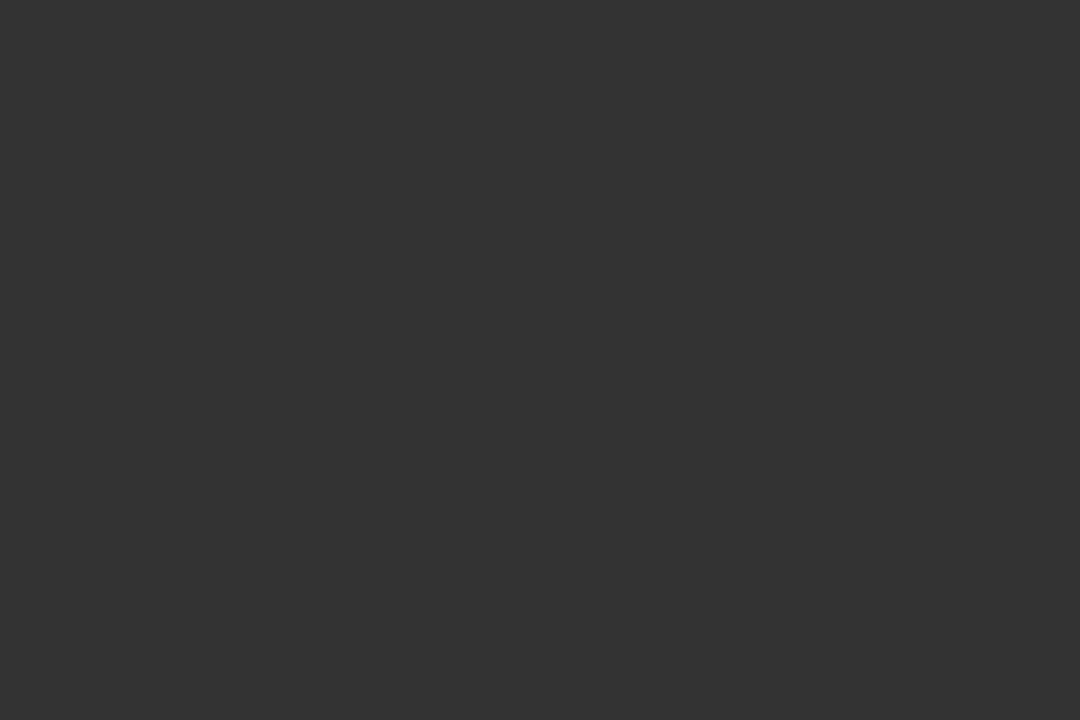
Frame 1 (no input)
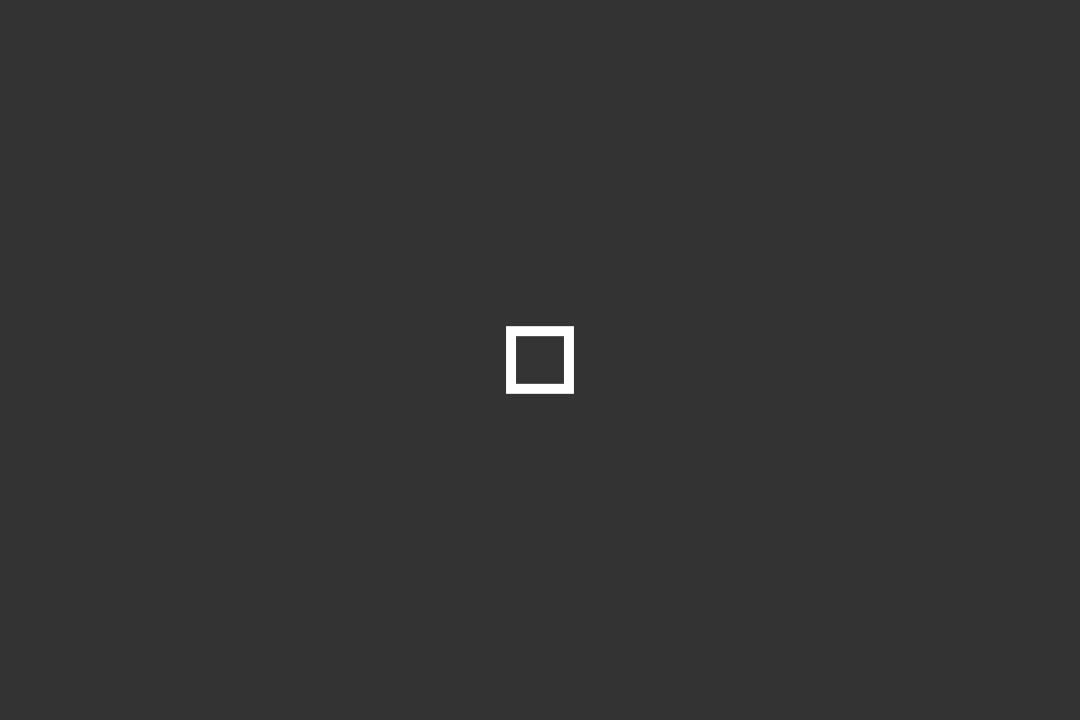
Frame 60 (the mouse pressed at the canvas centre just before this capture)
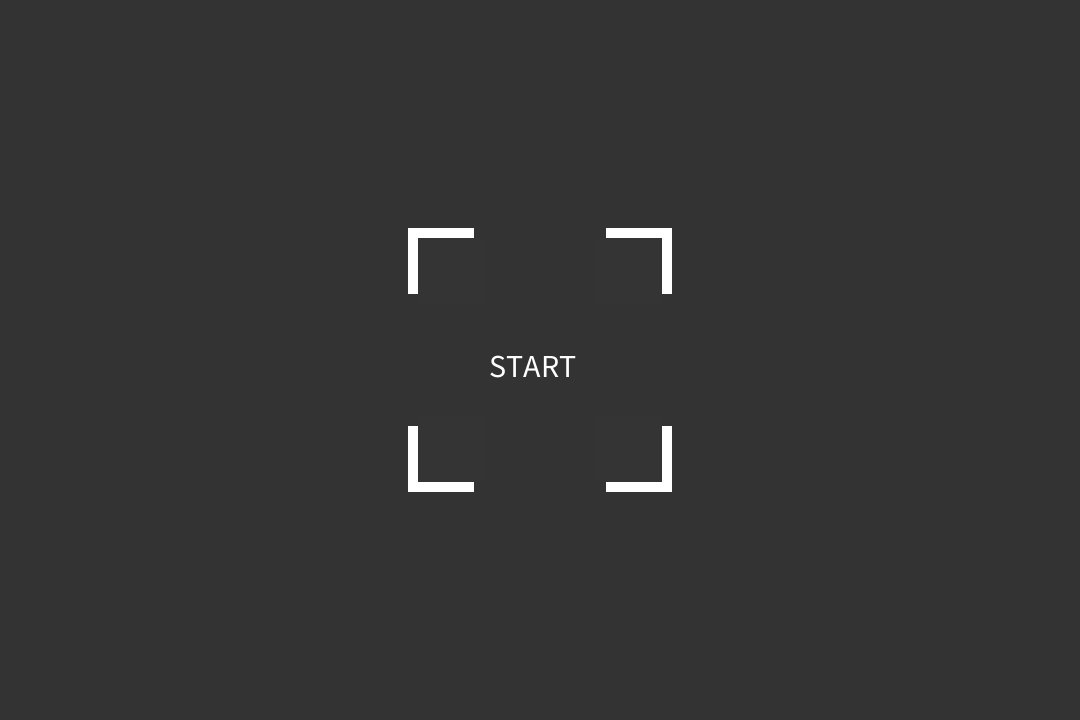
Frame 120 (the mouse held since frame 60 and released just before this capture)

The Processing sketch that drew these frames (run headless with seeded random() and noise(); from frame 60 on, the mouse is pressed at the canvas centre):

// Processing sketch: processing_177395
// ── processing_177395.pde

float x;
float y;
float easing = 0.25;
float l =66;
float nowX = width/2;
float nowY = height/2;

void setup() {
  size(1080, 720); 
  noStroke();
}

void draw() { 
  background(51);

  float targetX = nowX;
  float dx = targetX - x;
  if (abs(dx) > 1) {
    x += dx * easing;
  }

  float targetY = nowY;
  float dy = targetY - y;
  if (abs(dy) > 1) {
    y += dy * easing;
  }
fill(255);
  rect(x-l/2, y-l/2, l, l);
  fill(52);
  rect(x-l/2+10, y-l/2+10, l, l);

  if (dist(mouseX, mouseY, width/2, height/2)<=l) {
    nowX = width/2 - 100; 
    nowY = height/2 - 100;
  } else {
    nowX = width/2; 
    nowY = height/2;
  }

  mirror(1080, 720, 1, 1);
  mirror(width-1080, 720, 1, -1);

  pushMatrix();
  translate(1080, 0);
  scale(-1, 1);
  image(get(0, 0, width/2, height), 0, 0);
  popMatrix();

  if (dist(mouseX, mouseY, width/2, height/2)<=l) {
    fill(255);
    textSize(32);
    text("START", width/2 - l/1.3, height/2+l/4);
  }
  if (millis()<800) {background(51);}
  
  if (mousePressed){nowX = width/2 - 100; 
    nowY = height/2 - 100;}
    
}

void mirror(int tlx, int tly, int scx, int scy) {
  pushMatrix();
  translate(tlx, tly);
  scale(scx, scy);
  image(get(0, 0, width/2, height/2), 0, 0);
  popMatrix();
}
